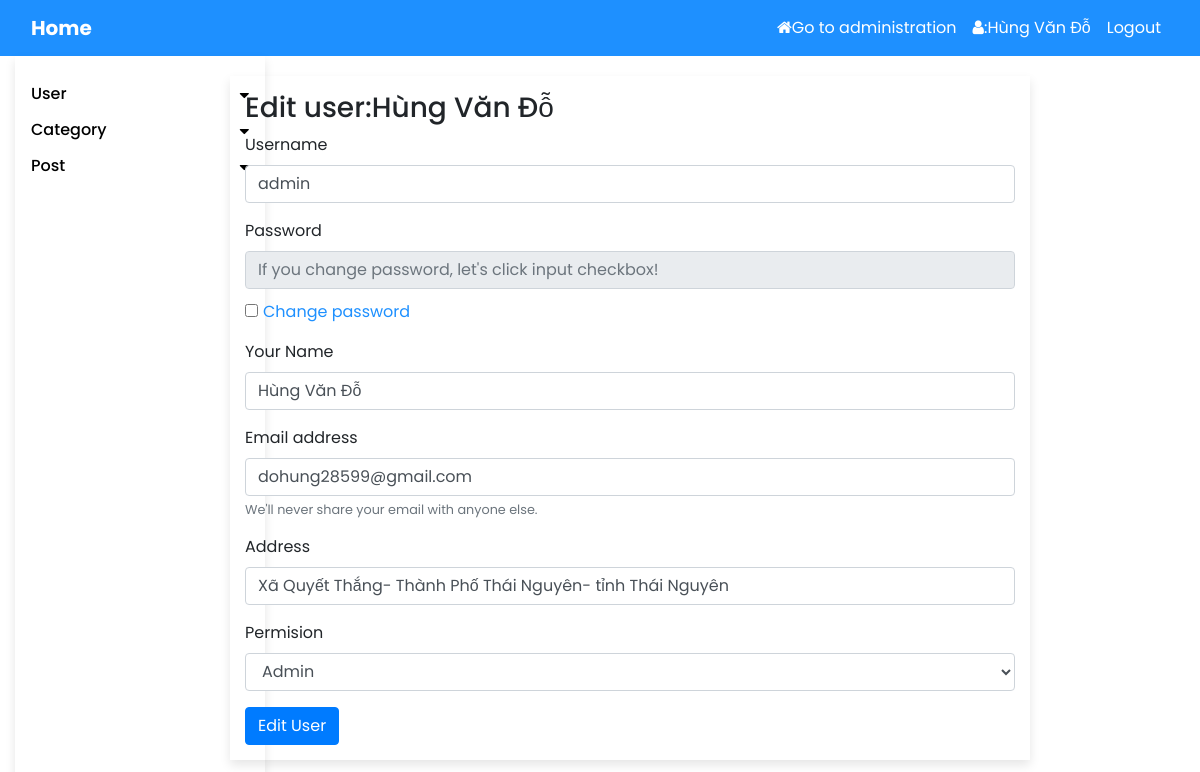
The app's page /auth/edituser/6 (signed in) with its own data.
### tables this page shows
CREATE TABLE `users` (
  `id` int(11) NOT NULL,
  `username` varchar(255) NOT NULL,
  `password` varchar(255) NOT NULL,
  `name` varchar(255) NOT NULL,
  `email` varchar(255) NOT NULL,
  `address` varchar(255) NOT NULL,
  `permision` int(11) NOT NULL DEFAULT 0
);

### mvc/core/Controller.php (called while the page is built, shortened)
<?php
    class Controller{
        public function model($model){
            return new $model;
        }
        public function view($view, $data=[] ){
            require_once("./mvc/views/".$view.".php");
        }
    }
?>

### mvc/core/App.php (called while the page is built, shortened)
<?php
    class App
    {
        protected $action = "home";
        function __construct(){
            $arr =  $this->UrlProcess();
            if(isset($arr[0])){
                if(file_exists("./mvc/controllers/".$arr[0].".php")){
                    $this->controller = $arr[0];
                    unset($arr[0]);
                }
            }
            $this->controller = new $this->controller;
            if(isset($arr[1]))
            {
                if(method_exists( $this->controller , $arr[1])){
                    $this->action = $arr[1];
                }
                unset($arr[1]);
            }
            $this->params = $arr?array_values($arr):[];
            call_user_func_array([$this->controller,$this->action],$this->params);
        }
        function UrlProcess(){
            if( isset($_GET['url']) )
            {
                return explode("/",filter_var( trim($_GET['url'], "/" ))) ;
            }
        }
    }
?>

### index.php (called while the page is built, shortened)
<?php
    $myApp = new App();
?>

### mvc/core/DB.php (called while the page is built, shortened)
<?php
class DB{
    protected $servername = "localhost";
    protected $username = "root";
    protected $password = "";
    function __construct(){
        $this->con = mysqli_connect($this->servername, $this->username, $this->password);
    }
}
?>

### mvc/models/UserModel.php (called while the page is built, shortened)
<?php
    class UserModel extends DB{
        function getUserById($id)
        {
            $qr = "SELECT * FROM users WHERE id = '$id' ";
            return mysqli_query($this->con, $qr);
        }
    }
?>

### mvc/views/admin/auth/edit_user.php (the view, shortened to what this page needs)
<!DOCTYPE html>
<html lang="en">
<head>
</head>
<body>
    <div class="container">
                        <?php
                $dataUser = mysqli_fetch_array($data["dataUser"]);
            ?>
        <form class="form-register form-fixwidth" action="auth/updateUser/<?php echo $dataUser['id'] ?>" method="POST">
            <h3>Edit user:<?php echo $dataUser['name'] ?></h3>
            <div class="form-group">
                <label for="exampleUsername">Username</label>
                <input type="text" class="form-control" name="username" value=<?php echo $dataUser['username'] ?> id="username" placeholder="Enter username" autocomplete="off">
            </div>
            <div class="form-group">
                <label for="exampleInputPassword">Password</label>
                <input type="password" class="form-control" name="password" id="input_password" disabled placeholder="If you change password, let's click input checkbox!" autocomplete="off">
                <input type="checkbox" style="margin-top:15px;" class="form-check-change-password" id="form-check-change-password"><span style="color:dodgerBlue;margin-left:5px;">Change password</span>
            </div>
            <div class="form-group">
                <label for="exampleName">Your Name</label>
                <input type="text" class="form-control" name="name" value="<?php echo $dataUser['name'] ?>" placeholder="Enter your name">
            </div>
            <div class="form-group">
                <label for="exampleInputEmail1">Email address</label>
                <input type="email" class="form-control" name="email" value="<?php echo $dataUser['email'] ?>" id="exampleInputEmail1" aria-describedby="emailHelp" placeholder="Enter email">
                <small id="emailHelp" class="form-text text-muted">We'll never share your email with anyone else.</small>
            </div>
            <div class="form-group">
                <label for="exampleName">Address</label>
                <input type="text" class="form-control" value="<?php echo $dataUser['address'] ?>" name="address" placeholder="Enter address">
            </div>
            <div class="form-group">
                <label for="exampleName">Permision</label>
                <select class="form-control" name="permision">
                    <option value="1"
                        <?php
                            if($dataUser['permision']== 1)
                            echo 'selected'
                        ?>
                    >Admin</option>
                </select>
            </div>
            <button type="submit" name="btnRegister" id="btnRegister" class="btn btn-primary">Edit User</button>
        </form>
    </div>
</body>
</html>

### public/css/style.css (style rules this page uses)
* { padding:0px; margin:0px; }
body { font-family: "Poppins", sans-serif; }
.form-fixwidth { max-width: 800px; }

### mvc/views/admin/auth/edit_user.php (style rules this page uses)
.form-register { margin-top: 20px; padding:15px; box-shadow: 0px 5px 10px rgb(0 0 0 / 10%); }

### records on screen
users: name "Hùng Văn Đỗ", username "admin", email "dohung28599@gmail.com", address "Xã Quyết Thắng- Thành Phố Thái Nguyên- tỉnh Thái Nguyên", permision "Admin"

### other values on screen
$_SESSION['name'] "Hùng Văn Đỗ"
